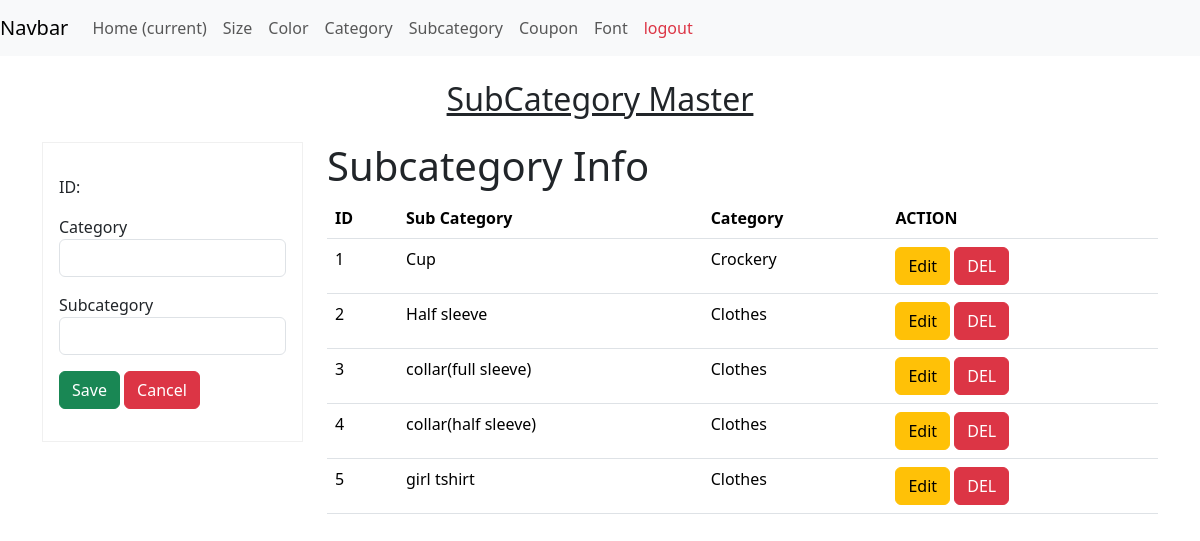
Page /subcategory/ on the committed database.
### custome_app/models.py (models this page shows, shortened)
class SubCategory(models.Model):
    name = models.CharField(max_length=50, unique=True, blank=False, null=False)
    category = models.ForeignKey(Category, on_delete=models.CASCADE)
    class Meta:
        unique_together = ('name', 'category')

class Category(models.Model):
    name = models.CharField(max_length=50, unique=True, null=False, blank=False)

### custome_app/views.py (the view, shortened to what this page needs)
# urls.py: path('subcategory/', SubcategoryView.as_view(), name='subcategory_view_url'),
class SubcategoryView(views.View):
    def get(self, request, pk=None):
        template_name = 'admin_function/subcategory.html'
        subcategories = SubCategory.objects.all()
        categories = Category.objects.all()
        context = {'subcategories': subcategories, 'categories': categories}
        if pk:
            subcategory = subcategories.filter(id=pk)
            if str(request.path).endswith('/delete/'):
                context['del_subcategory'] = subcategory[0] if subcategory.exists() else None
            else:
                context['subcategory'] = subcategory[0] if subcategory.exists() else None
        return render(request, template_name, context)

### templates/admin_function/subcategory.html (shortened to what this page needs)
{% extends 'custome_app/admin_hompage.html' %}
{% block main %}
<div class="container mt-4">
    <div class="row">
        <div class="col-12 mb-3">
            <h2 style="text-align: center;"><u>SubCategory Master</u></h2>
        </div>
        <div class="col-3">
            {% if del_subcategory %}
                <form method="post" style="border: 1px solid rgb(230,230,230);">
                    {% csrf_token %}
                    <h3 style="color:red;"> Are you sure to delete this record?</h3>
                    <input type="hidden" value="{{ del_subcategory.id}}" name="id">
                    <input type="submit" class="btn btn-danger" value="DELETE"/>
                    <a class="btn btn-info" href="{% url 'subcategory_view_url' %}">CANCEL</a>
                </form>
            {% else %}
                <form method="post" class="p-3" style="border:1px solid rgb(240,240,240);">
                    <div class="mb-3 mt-3">
                        <label>ID: <b>{{subcategory.id}}</b></label>
                    </div>
                    <div class="mb-3 mt-3">
                        <label>Category</label>
                        <select name="category" id="category" class="form-control">
                            <option value=""></option>
                            {% for category in categories %}
                            {% if subcategory.category_id == category.id %}
                                <option value="{{category.id}}" selected="selected">{{ category.name }}</option>
                            {% else %}
                                <option value="{{category.id}}">{{ category.name }}</option>
                            {% endif %}
                            {% endfor %}
                        </select>
                    </div>
                    <div class="mb-3 mt-3">
                        <label>Subcategory</label>
                        <input type="text" class="form-control" name="name" value="{{subcategory.name}}" />
                    </div>
                    <div class="mb-3 mt-3">
                        <button type="submit" class="btn btn-success">Save</button>
                        <button type="reset" class="btn btn-danger">Cancel</button>
                    </div>
                </form>
            {% endif %}
        </div>
        <div class="col-9">
            <h1> Subcategory Info </h1>
            <table class="table table-stripped">
                <thead style="">
                    <tr>
                        <th>ID</th>
                        <th>Sub Category</th>
                        <th>Category</th>
                        <th>ACTION</th>
                    </tr>
                </thead>
                <tbody>
                    {% for subcategory in subcategories %}
                    <tr>
                        <td>{{ forloop.counter }}</td>
                        <td>{{ subcategory.name }}</td>
                        <td>{{ subcategory.category.name }}</td>
                        <td>
                            <a class="btn btn-warning" href="{% url 'subcategory_view_edit_url' subcategory.id %}">Edit</a>
                            <a class="btn btn-danger" href="{% url 'subcategory_view_delete_url' subcategory.id %}">DEL</a>
                        </td>
                    </tr>
                    {% endfor %}
                </tbody>
            </table>
        </div>
    </div>
</div>
{% endblock %}

### rows in the picture
SubCategory: name "Cup", category.name "Crockery"
SubCategory: name "Half sleeve", category.name "Clothes"
SubCategory: name "collar(full sleeve)", category.name "Clothes"
SubCategory: name "collar(half sleeve)", category.name "Clothes"
SubCategory: name "girl tshirt", category.name "Clothes"
